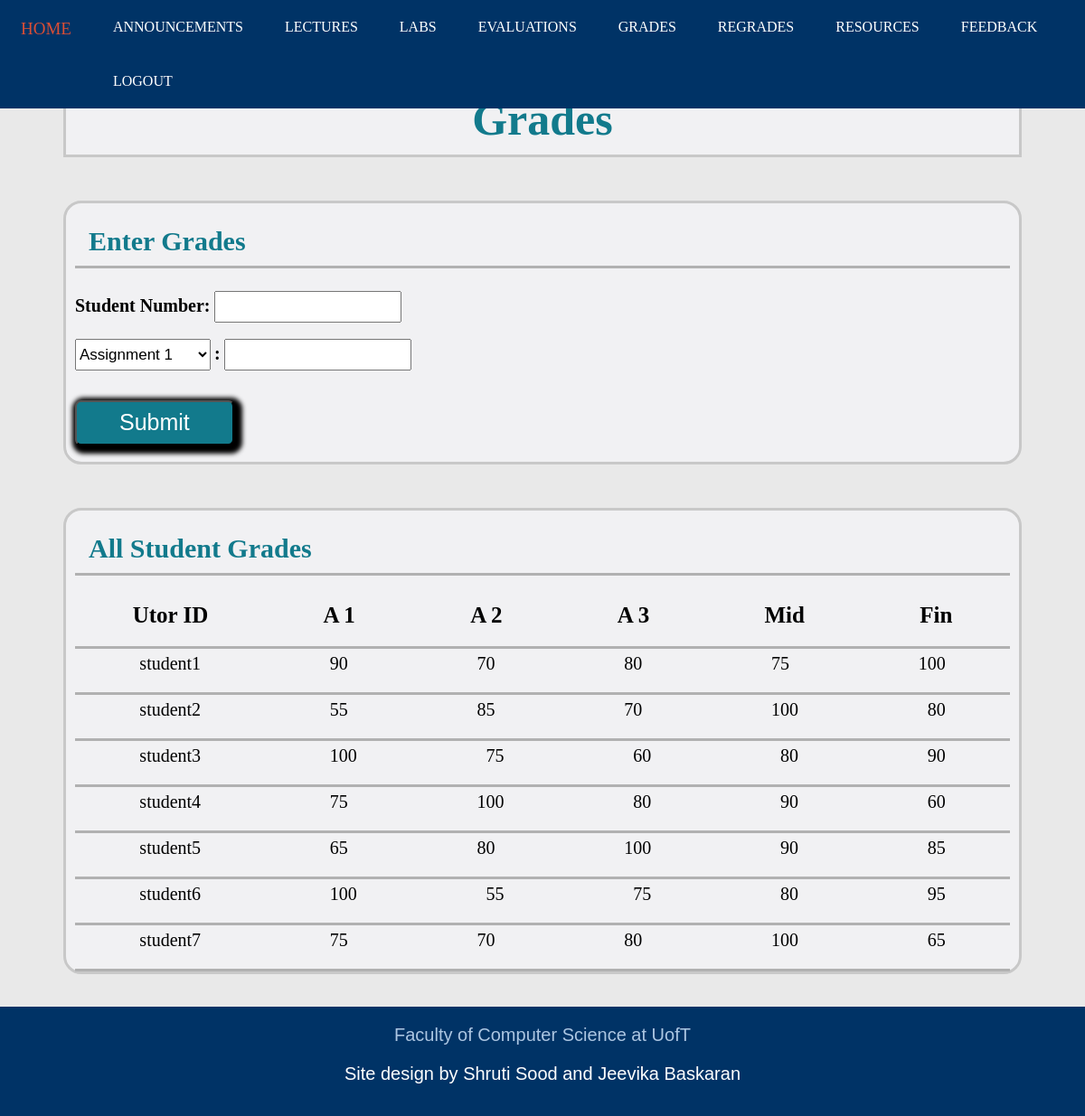
Screenshot of /grades_i.html (signed in) with the database file from the repository.
### tables this page shows
CREATE TABLE "Grades" (
	"UtorID"	TEXT,
	"A1"	INTEGER,
	"A2"	INTEGER,
	"A3"	INTEGER,
	"Midterm"	INTEGER,
	"Final"	INTEGER,
	PRIMARY KEY("UtorID")
);

### app.py (the view)
@app.route('/grades_i.html')
def grades_i():
    if session.get('current_login') == None:
        return render_template('login.html')
    else:
        sql = """ SELECT * FROM Grades """
        class1 = db.engine.execute(text(sql))
        return render_template('/grades_i.html', class1 = class1)

### templates/grades_i.html (shortened to what this page needs)
<!DOCTYPE html>
<html>
<head>
	<link rel="stylesheet" type="text/css" href="static/StyleSheets/gradei.css">
	<link rel="stylesheet" type="text/css" href="static/StyleSheets/headerfooter.css">
</head>
<body>
	<div class = "navbar">
		<a href="index_i.html">HOME</a>
		<a href="announcements_i.html">ANNOUNCEMENTS</a>
		<a href="lectures_i.html">LECTURES</a>
		<a href="labs_i.html">LABS</a>
		<a href="evaluations_i.html">EVALUATIONS</a>
		<a href="grades_i.html">GRADES</a>
		<a href="regrades_i.html">REGRADES</a>
		<a href="resources_i.html">RESOURCES</a>
		<a href="feedback_i.html">FEEDBACK</a>
		<a href="logout">LOGOUT</a>
	</div>
	<div class = "title">
		<section class="title_sec">
			<h1>Grades</h1>
		</section>
	</div>
	<br>
	<div class = "entermark">
		<section class="enter_mark">
			<h1> Enter Grades </h1>
			<div class = "formsection">
				<form action = "EnterGrades" method="POST" onsubmit = "return grades_val()">
					<label for = "StudentNumber"><strong>Student Number: </strong></label>
					<input type = "text" id="StudentNumber" name = "StudentNumber">
					<br> </br>
					<select id = "assgn" name = "assgn" class = "assgn">
			            <option value = "A1">Assignment 1</option>
			        </select>
			        <label><strong>:</strong></label>
					<input type = "text" id="grade" name = "grade">
					<br> </br>
					<input type = "submit" value = "Submit" class="Submit">
				</form>
			</div>
			<br>
		</section>
	</div>
	<br>
	<div class = "allmark">
		<section class="all_mark">
			<h1> All Student Grades </h1>
			<div class = "Heading">
				<h2 class = "item1">Utor ID</h2>
				<h2 class = "item2">A 1</h2>
				<h2 class = "item3">A 2</h2>
				<h2 class = "item4">A 3</h2>
				<h2 class = "item5">Mid</h2>
				<h2 class = "item6">Fin</h2>
			</div>
			{% for student in class1 : %}
			<div class = "stdgrades">
				<p class = "item1">{{ student['UtorID'] }}</p>
				<p class = "item2">{{ student['A1'] }}</p>
				<p class = "item3">{{ student['A2'] }}</p>
				<p class = "item4">{{ student['A3'] }}</p>
				<p class = "item5">{{ student['Midterm'] }}</p>
				<p class = "item6">{{ student['Final'] }}</p>
			</div>
			{% endfor %}
		</section>
	</div>
	<br><br>
	<div class = "footer">
		<a href="https://web.cs.toronto.edu/" target="_blank">Faculty of Computer Science at UofT</a>
		<p>Site design by Shruti Sood and Jeevika Baskaran</p>
	</div>
</body>
</html>

### static/StyleSheets/gradei.css (style rules this page uses)
.title { margin-top: 90px; background-color: #F1F1F3; margin-left: 70px; margin-right: 70px; }
.title_sec { padding-left: 10px; padding-right: 10px; border: solid; border-color: #C8C8C8; display: block; }
.title_sec h1 { color: #127a8c; font-size: 50px; text-align: center; margin:10px; }
.entermark { margin-top: 30px; margin-left: 70px; margin-right: 70px; }
.allmark { margin-top: 30px; margin-left: 70px; margin-right: 70px; }
.enter_mark { padding-left: 10px; padding-right: 10px; border: solid; border-color: #C8C8C8; display: block; border-radius: 20px; background-color: #F1F1F3; }
.all_mark { padding-left: 10px; padding-right: 10px; border: solid; border-color: #C8C8C8; display: block; border-radius: 20px; background-color: #F1F1F3; }
.enter_mark label { font-size: 20px; }
.entermark input[type=text] { padding-top: 7px; padding-bottom: 7px; font-size: 15px; }
.enter_mark h1 { color: #127a8c; padding-bottom: 10px; padding-left: 15px; font-size: 30px; border-bottom: solid; border-bottom-color: #B1B1B1; }
.all_mark h1 { color: #127a8c; padding-bottom: 10px; padding-left: 15px; font-size: 30px; border-bottom: solid; border-bottom-color: #B1B1B1; }
.Submit { align-self: center; margin-top: 15px; font-size: 30px; border-radius: 0.4rem; box-shadow: 3px 3px 5px 6px #000000; }
.entermark input[type=submit] { width:17%; height:50px; font-size:25px; background-color: #127a8c; color: white; align-items: center; }
.assgn { height : 35px; width : 150px; font-size: 17px; }
.Heading { display: grid; overflow: hidden; width: 100%; border-bottom: solid; border-bottom-color: #B1B1B1; }
.stdgrades { display:grid; overflow: hidden; width: 100%; border-bottom: solid; border-bottom-color: #B1B1B1; }
.item1 { grid-column-start: 1; grid-column-end: 2; text-align: center; }
.item2 { grid-column-start: 2; grid-column-end: 3; text-align: center; }
.item3 { grid-column-start: 3; grid-column-end: 4; text-align: center; }
.item4 { grid-column-start: 4; grid-column-end: 5; }
.item5 { grid-column-start: 5; grid-column-end: 6; text-align: center; }
.item6 { grid-column-start: 6; grid-column-end: 7; text-align: center; }
.stdgrades p { font-size: 20px; float: left; text-align: center; padding: 5px; padding-bottom: 0px; margin-top:0px; text-decoration: none; }
.Heading h2 { float: left; text-align: center; padding: 5px; padding-bottom: 0px; margin-top:0px; text-decoration: none; font-size: 25px; }

### static/StyleSheets/headerfooter.css (style rules this page uses)
body { margin:0px; border:0px; padding:0px; background-color: #E9E9E9; }
.navbar { background-color: #003366; position: fixed; top: 0; overflow: hidden; width: 100%; }
.navbar a { float: left; color: white; text-align: center; padding: 21px 23px; text-decoration: none; font-size: 16px; }
.footer { background-color: #003366; overflow: hidden; min-height: 12vh; padding-top: 20px; padding-bottom: 5px; font-family:'Poppins', sans-serif; text-align: center; }
.footer a { color: #ACC6E2; padding-top: : 20px; text-decoration: none; font-size: 20px; }
.footer p { color: white; font-size: 20px; }

### rows the page displays
Grades: UtorID "student1", A1 "90", A2 "70", A3 "80", Midterm "75", Final "100"
Grades: UtorID "student2", A1 "55", A2 "85", A3 "70", Midterm "100", Final "80"
Grades: UtorID "student3", A1 "100", A2 "75", A3 "60", Midterm "80", Final "90"
Grades: UtorID "student4", A1 "75", A2 "100", A3 "80", Midterm "90", Final "60"
Grades: UtorID "student5", A1 "65", A2 "80", A3 "100", Midterm "90", Final "85"
Grades: UtorID "student6", A1 "100", A2 "55", A3 "75", Midterm "80", Final "95"
Grades: UtorID "student7", A1 "75", A2 "70", A3 "80", Midterm "100", Final "65"
